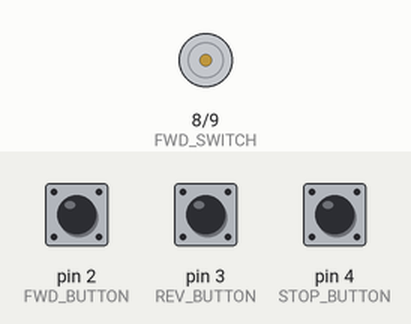
This sketch was run on a simulated Arduino Uno, built with avr-gcc and run on an emulated ATmega328P. Parts: motor-driver pin pairs drawn as motors (green arrow = first pin HIGH = forward, orange = second pin HIGH = backward, longer = more drive). Inputs (shaded band) come from the test bench; at power-on: pin 2 (FWD_BUTTON) HIGH, pin 3 (REV_BUTTON) HIGH, pin 4 (STOP_BUTTON) HIGH.

Above: at 1.2 s.
1.3 s: pin 2 (FWD_BUTTON) pulled LOW for 0.15 s
At 1.8 s:
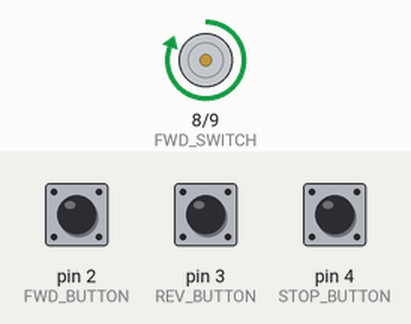
2.9 s: pin 3 (REV_BUTTON) pulled LOW for 0.15 s
At 4.1 s:
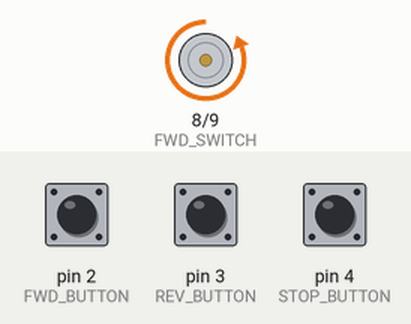
4.5 s: pin 2 (FWD_BUTTON) pulled LOW for 1 s
At 5.4 s:
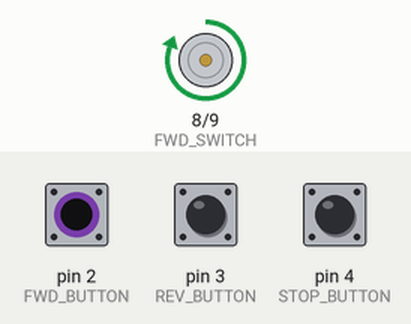
7.0 s: pin 3 (REV_BUTTON) pulled LOW for 1 s
At 7.3 s:
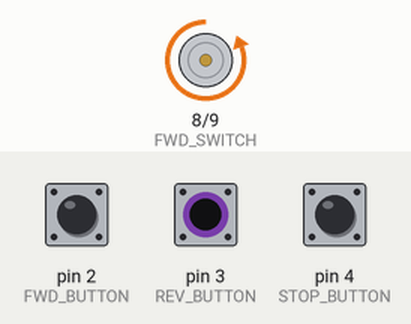
Timing chart, 0 to 10.0 s (numbered marks = the images above; inputs shaded):
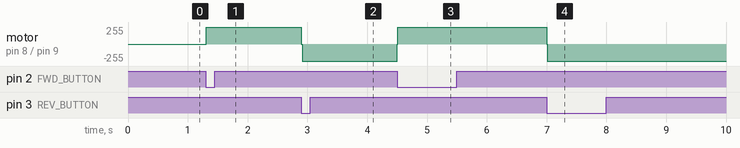

The sketch:

chatgpt-high.ino
```cpp
const byte FWD_SWITCH = 8;
const byte REV_SWITCH = 9;

const byte FWD_BUTTON = 2;
const byte REV_BUTTON = 3;
const byte STOP_BUTTON = 4;

// Adjust dead time to suit transistor turn-off characteristics.
// Use hardware interlocking and external pull-downs for safety.
const unsigned int DEAD_TIME_MS = 10;

enum Direction { STOPPED, FORWARD, REVERSE };
Direction current = STOPPED;

void setMotor(Direction next) {
  if (next == current) return;

  // Break before make: always turn BOTH switches off first.
  digitalWrite(FWD_SWITCH, LOW);
  digitalWrite(REV_SWITCH, LOW);
  current = STOPPED;

  if (next == STOPPED) return;

  delay(DEAD_TIME_MS);

  // Check STOP again before energizing either switch.
  if (digitalRead(STOP_BUTTON) == LOW) return;

  if (next == FORWARD) {
    digitalWrite(FWD_SWITCH, HIGH);
  } else if (next == REVERSE) {
    digitalWrite(REV_SWITCH, HIGH);
  }

  current = next;
}

void setup() {
  digitalWrite(FWD_SWITCH, LOW);
  digitalWrite(REV_SWITCH, LOW);

  pinMode(FWD_SWITCH, OUTPUT);
  pinMode(REV_SWITCH, OUTPUT);

  pinMode(FWD_BUTTON, INPUT_PULLUP);
  pinMode(REV_BUTTON, INPUT_PULLUP);
  pinMode(STOP_BUTTON, INPUT_PULLUP);
}

void loop() {
  bool fwd = digitalRead(FWD_BUTTON) == LOW;
  bool rev = digitalRead(REV_BUTTON) == LOW;
  bool stop = digitalRead(STOP_BUTTON) == LOW;

  // STOP takes priority. Conflicting commands also stop.
  if (stop || (fwd && rev)) {
    setMotor(STOPPED);
  } else if (fwd) {
    setMotor(FORWARD);
  } else if (rev) {
    setMotor(REVERSE);
  }
}
```

Measured:
- after the input at 1.3 s, motor on pin 8 (FWD_SWITCH) / pin 9 (REV_SWITCH): stopped → forward 255/255 at once
- after the input at 2.9 s, motor on pin 8 (FWD_SWITCH) / pin 9 (REV_SWITCH): forward 255/255 → backward 255/255 at once
- after the input at 4.5 s, motor on pin 8 (FWD_SWITCH) / pin 9 (REV_SWITCH): backward 255/255 → forward 255/255 at once
- after the input at 7.0 s, motor on pin 8 (FWD_SWITCH) / pin 9 (REV_SWITCH): forward 255/255 → backward 255/255 at once
